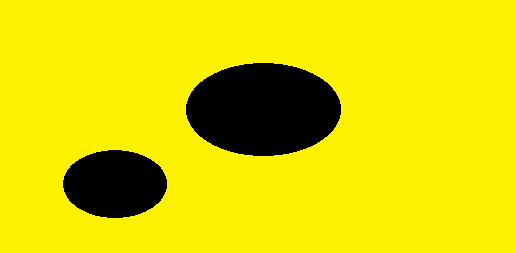
#> input picture Ellipse-Detection/original.png, 516 x 253 px
$ python EllipseDetection.py   (Python 2 division)
#> lines starting #> are read from the running program, lines starting #| are printed output that depends on the picture; after the words box and inside, x2 and y2 are one past the last pixel; in counts of white or black regions, pixels touching at a corner belong together
### Ellipse-Detection/beproT1.py
####################################################
#En esta rutina se tiene como salida una imagen
#en escala de grises.
# [38 lines left out: function gris, not called in this run]
##########################################################################
def gris2(img):
    h, w, d = img.shape
    for h1 in xrange(0,h,1):
        for w1 in xrange(0,w,1):
            #El promedio es asignado al pixel y se aloja en un canal
            img[h1, w1,0]=sum(img[h1, w1])//3
     #Se tiene una imagen de salida en escala de grises
    imagen=img[:,:,0]
    return imagen
##########################################################################
#A partir de una imagen en escala de grises, se aplica un filtro gaussiano,
#esto para eliminar posible ruido en la imagen.
def gauss(img2):
    h, w = img2.shape
    for h1 in xrange(0,h,1):
        for w1 in xrange(0,w,1):
            #se establece una regla para evitar
            #conflictos con coordenadas fuera del rango
            if w1==w-1:
                w2=w1
                a=0
            else:
                w2=w1+1
                a=1
            if h1==h-1:
                h2=h1
                b=0
            else:
                h2=h1+1
                b=1
            if w1>=w-2:
                w3=w1
                c=0
            else:
                w3=w1+2
                c=1
            if h1>=h-2:
                h3=h1
                d=0
            else:
                h3=h1+2
                d=1
            #se aplica el flitro gausiano, que es una mascara de dimencion 3x3
            sum1=1*img2[h1, w1].tolist()+2*img2[h1, w2].tolist()*a+1*img2[h1, w3].tolist()*c
            sum2=2*img2[h2, w1].tolist()*b+4*img2[h2, w2].tolist()*b*a+2*img2[h2, w3].tolist()*b*c
            sum3=1*img2[h3, w1].tolist()*d+2*img2[h3, w2].tolist()*d*a+1*img2[h3, w3].tolist()*d*c
            suma=(1./16)*(sum1+sum3+sum3)
            img2[h1, w1]=suma
    return img2

### Ellipse-Detection/bordesT1.py
#################################################################
#En este apartado se calcula las magnitudes de los gradientes
# a tra vez de las tecnicas denomiadas gradiente diferencial (DG)
#las cuales requeiren mas operaciones, pero son mas precisas.

import cv2
import numpy as np
import math

def prewitt(img2):
    h, w = img2.shape
    m=np.empty((h, w))
    ang=np.empty((h,w))
    gx=np.empty((h,w))
    gy=np.empty((h,w))
    datos=[]
    datosx=[]
    datosy=[]

    for h1 in xrange(0,h,1):
        for w1 in xrange(0,w,1):
            #se establece una regla para evitar conflictos
            #con coordenadas fuera del rango
            if w1==w-1:
                w2=w1
                a=0
            else:
                w2=w1+1
                a=1
            if h1==h-1:
                h2=h1
                b=0
            else:
                h2=h1+1
                b=1
            if w1>=w-2:
                w3=w1
                c=0
            else:
                w3=w1+2
                c=1
            if h1>=h-2:
                h3=h1
                d=0
            else:
                h3=h1+2
                d=1
            # se aplica la mascara de deteccion de borde Prewitt paea la commponente
            #horizontal
            con1x=-1*img2[h1, w1].tolist()+0*img2[h1, w2].tolist()*a+1*img2[h1, w3].tolist()*c
            con2x=-1*img2[h2, w1].tolist()*b+0*img2[h2, w2].tolist()*b*a+1*img2[h2, w3].tolist()*b*c
            con3x=-1*img2[h3, w1].tolist()*d+0*img2[h3, w2].tolist()*d*a+1*img2[h3, w3].tolist()*d*c
            convx=con1x+con2x+con3x
            gx[h1,w1]=convx
            # se aplica la mascara de deteccion de borde Prewitt paea la commponente
            #vertical
            con1y=1*img2[h1, w1].tolist()+1*img2[h1, w2].tolist()*a+1*img2[h1, w3].tolist()*c
            con2y=0*img2[h2, w1].tolist()*b+0*img2[h2, w2].tolist()*b*a+0*img2[h2, w3].tolist()*b*c
            con3y=-1*img2[h3, w1].tolist()*d-1*img2[h3, w2].tolist()*d*a-1*img2[h3, w3].tolist()*d*c
            convy=con1y+con2y+con3y
            gy[h1,w1]=convy
            if convx > 0 and convy == 0:
                theta = 0
            elif convx < 0 and convy == 0:
                theta = 180
            if convx == 0 and convy > 0:
                theta = 90
            elif convx == 0 and convy < 0:
                theta = 270
            else:
                theta = int(math.degrees(math.atan2(convy,convx)))
            #para reducir coste, se obtiene la magnitud del gradiente
            #a travez de una aproximacion.
            g=abs(convx)+abs(convy)
            #Se asignan los valores de la magnitud a la matriz m
            m[h1,w1]=g
            ang[h1,w1]=theta
            #y se genera un espacio muestral, el cual servira
            #para generar un histograma con las magnitudes de gradiente
            datos.append(g)

    return m, ang, datos, gx, gy
#####################################################################
#Dado el valor del umbral a partir de la informacion del histograma,
# se clasifican los pixeles que corresponden a los bordes con el valor 255
def borde(m,umb,img2):
    h, w = m.shape
    for h1 in xrange(0,h,1):
        for w1 in xrange(0,w,1):
            if m[h1,w1]<umb:
                img2[h1,w1]=0
            else:
                img2[h1,w1]=255
    return img2

### Ellipse-Detection/SubrutinasT2.py
#A color randomly generated through the linear congruential method,
#whose input values are the initial value of the sequence and the
#maximum bounding of the series.
import cv2
import numpy as np
def color(xo):
    B=(4*xo+10)%255
    G=(4*B+10)%255
    R=(4*G+10)%255
    return B,G,R

#Through a DFS a set of pixels is defined
def bfs(bina,h1,w1):
    h, w = bina.shape
    bandera=254
    n=0
    q=[]
    visitados=[]
    frecuencias=dict()
    q.append((h1,w1))
    original=bina[(h1,w1)]
    while len(q) > 0:
        (h1, w1) = q.pop(0)
        actual = bina[h1, w1]
        if actual == original or actual == bandera:
            for dx in [-1, 0, 1]:
                for dy in [-1, 0, 1]:
                    i, j = (h1 + dx, w1 + dy)
                    if i >= 0 and i < h and j >= 0 and j < w:
                        contenido = bina[i, j]
                        if contenido == original:
                            bina[i, j]=bandera
                            visitados.append((i,j))
                            n += 1
                            q.append((i, j))
    return visitados, n
#Determines a bounding box
def box(visitados):
    h=[]
    w=[]
    box=[]
    for i in visitados:
        h.append(i[0])
        w.append(i[1])
    Mh=max(h)
    mh=min(h)
    Mw=max(w)
    mw=min(w)
    for i in range(mw, Mw):
        box.append((mh,i))
    for i in range(mh,Mh+1):
        box.append((i,Mw))
    for i in range(mh+1,Mh):
        box.append((i,mw))
    for i in range(mw,Mw):
        box.append((Mh,i))
    Bmx=mw+int((Mw-mw)/2)
    Bmy=mh+int((Mh-mh)/2)
    return box,Bmx,Bmy

#A correction of an strange object produced in the preprocessing
def corrige(bina,h,w):
    c=0
    cw=1
    ch=1
    while (c==0):
        if bina[0,w-cw]==255:
            cw+=1
        else:
            c=1
    c=0
    while (c==0):
        if bina[h-ch,0]==255:
            ch+=1
        else:
            c=1
    return ch-1,cw-1

#Calculation of the center of mass
# [9 lines left out: function centroide, not called in this run]


### Ellipse-Detection/SubrutinasT3.py
#The predominant angle is detected
# [17 lines left out: function Angulo, not called in this run]

#from the Hough transform, the linear regressor is calculated
#for each line detected
def line(h,w,py,px,angulo):
    import math
    x=1
    y=1
    r=0
    a=0
    b=0
    pt=[]
    while a<2:
        if b==0:
            th=angulo
        else:
            th=angulo-180
        if y >= 1 and y < h-1 and x >= 1 and x < w-1:
            x=int(round(px-r*math.cos(math.radians(th))))
            y=int(round(py+r*math.sin(math.radians(th))))
            r-=1
            pt.append((y,x))
        else:
            x=1
            y=1
            r=0
            b=1
            a+=1

    return pt

#The bounding box and additional parameters are calculated
# [24 lines left out: function box2, not called in this run]

### Ellipse-Detection/EllipseDetection.py
from beproT1 import *          #Edge Detection
from bordesT1 import *         #Edge Detection
from SubrutinasT2 import *     #Shape Detection
from SubrutinasT3 import *     #Line Detection
import math

#Read RGB image
img=cv2.imread('original.png',1)
#> img is the input picture: shape (253, 516, 3); mean B, G, R 0, 210.7, 222.1
out=cv2.imread('original.png',1)

#gray scale.
img2=gris2(img)
#> after the loop in gris2, `for h1 in xrange(0,h,1):`:
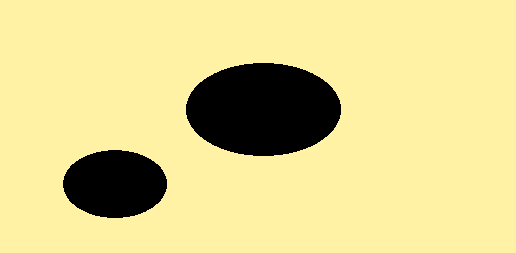
#> img: shape (253, 516, 3); mean B, G, R 143.7, 210.7, 222.1
#> in gris2, `imagen=img[:,:,0]`:
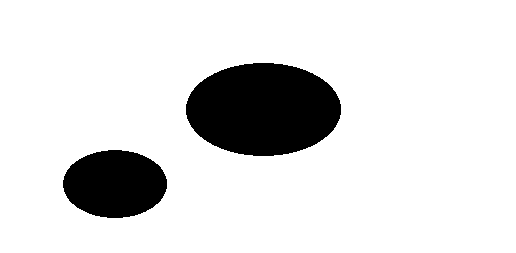
#> imagen: shape (253, 516); values 0 (black) and 165 (white), 87.1% white; 2 black regions, box (x1, y1, x2, y2) and area: (186, 63, 341, 156) 11329, (63, 150, 167, 218) 5539
#gaus filter.
img3=gauss(img2)
#Gradient is calculated for each pixel.
m, ang, datos, gx, gy=prewitt(img3)
#> after the loop in prewitt, `for h1 in xrange(0,h,1):`:
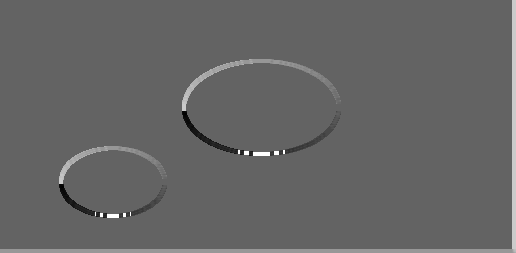
#> ang: shape (253, 516) float64; min -173, max 270, mean 3.4; drawn with min black and max white
#> after the loop in prewitt, `for h1 in xrange(0,h,1):`:
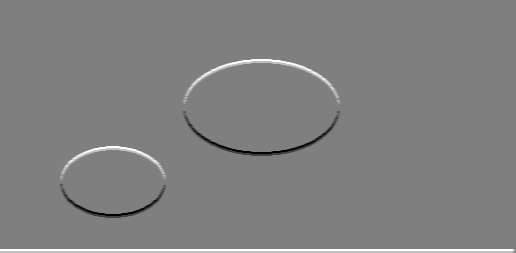
#> gy: shape (253, 516) float64; min -246, max 246, mean 2.9; drawn with min black and max white
#> after the loop in prewitt, `for h1 in xrange(0,h,1):`: datos = 130548 items
#> datos = 130548 items
#ima2: binarized image of dimension h, w
ima2=borde(m,50,img3)
#> after the loop in borde, `for h1 in xrange(0,h,1):`:
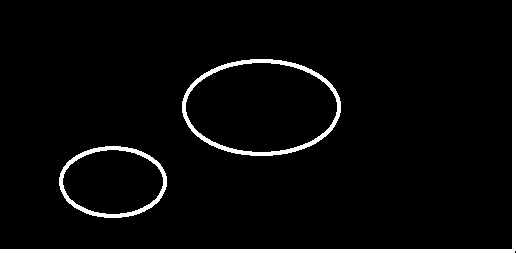
#> img2: shape (253, 516); 4.5% white; 3 white regions, box (x1, y1, x2, y2) and area: (0, 0, 516, 253) 3058, (182, 59, 341, 156) 1690, (59, 146, 167, 218) 1166
#ang:  Matrix of dimension h, w, that
#      has angles of gradient of each pixel

h, w = ima2.shape
#> h = 253; w = 516
h1=0
w1=0
ch,cw=corrige(ima2,h,w)
#> after the loop in corrige, `while (c==0):`: cw = 5
#> ch = 4; cw = 4
c=0
paso=4
umbral=0.38 # para promedios
umbral2=120 # para identificar circulos

while (h1<h-ch):
    while (w1<w-cw):
        if ima2[h1,w1] == 255:
            c+=1
            votos=dict()
            visitados=[]
            visitados2=[]
            j=0
            aux=0
            visitados, n=bfs(ima2,h1,w1)
            Bbox,Bmx,Bmy =box(visitados)
            visitados2, Area_Pixeles=bfs(ima2,Bmy,Bmx)
            pr=round(float(Area_Pixeles)/float(w*h)*100,2)
            votos[(Bmy,Bmx)]=1
            B, G, R=color(c+70)
            mbox=min(Bbox)

            while j+paso<len(visitados):
                i1=visitados[j+paso]
                i2=visitados[j]
                angulo1=ang[i1]
                angulo2=ang[i2]
                pt1=[]
                pt2=[]
                pt1=line(h,w,i1[0],i1[1],angulo1+90)
                pt2=line(h,w,i2[0],i2[1],angulo2+90)

                x1,x2,x4,x3=max(pt1)[1],min(pt1)[1],max(pt2)[1],min(pt2)[1]
                y1,y2,y4,y3=max(pt1)[0],min(pt1)[0],max(pt2)[0],min(pt2)[0]

                den=(x1-x2)*(y3-y4)-(y1-y2)*(x3-x4)
                if den!=0:
                    numx = (x1*y2-y1*x2)*(x3-x4)-(x1-x2)*(x3*y4-y3*x4)
                    numy = (x1*y2-y1*x2)*(y3-y4)-(y1-y2)*(x3*y4-y3*x4)
                    T=(numy/den,numx/den)
                    if T[0] >= 1 and T[0]< h-1 and T[1] >= 1 and T[1] < w-1:
                        My=int(round(float(i2[0]+i1[0])/2))
                        Mx=int(round(float(i2[1]+i1[1])/2))
                        M=(My,Mx)
                        #if M not in visitados2:
                        X1,X2,Y1,Y2=M[1],T[1],M[0],T[0]
                        if X2-X1==0:
                            th=3.1416/2
                        elif Y2-Y1==0:
                            th=0
                        else:
                            pendiente=float(Y2-Y1)/float(X2-X1)
                            th=int(math.degrees(math.atan2(Y2-Y1,X2-X1)))
                        Lines = line(h,w,T[0],T[1],th)
                        for i in Lines:
                            if i not in votos:
                                votos[i]=1
                            else:
                                votos[i]+=1
                j+=paso
            while aux==0:
                v=list(votos.values())
                k=list(votos.keys())
                a=v.index(max(v))
                center=k[a]
                if center not in visitados2:
                    del votos[center]
                else:
                    aux=1

            dist=[]
            for i in visitados2:
                out[i]=[B,G,R]
            for i in visitados:
                d=int(math.sqrt((Bmy-i[0])**2+(Bmx-i[1])**2))
                dist.append(d)
            for a in range(-4,5):
                for b in range(-4,5):
                    out[(center[0]+a,center[1]+b)]=[0,0,255]
            for angulo in xrange(0,720):
                if angulo<360:
                    a=max(dist)
                    b=min(dist)
                elif angulo>360:
                    a=max(dist)+1
                    b=min(dist)+1
                y=int(round(center[0]+b*math.sin(math.radians(angulo))))
                x=int(round(center[1]-a*math.cos(math.radians(angulo))))
                out[y,x]=[0,0,255]

            cv2.putText(out,"e %d: X^2/%d + Y^2/%d+ = 1" %(c,max(dist),min(dist)), (center[1]-10,center[0]-6), cv2.FONT_HERSHEY_COMPLEX_SMALL, 0.6, (255,0,0))


        w1=w1+1
    w1=0
    h1=h1+1
#> this loop made 249 passes
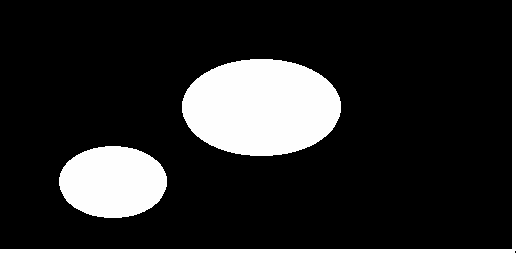
#> ima2: shape (253, 516); 14.03% of pixels changed, all inside (x1, y1, x2, y2) = (59, 59, 341, 218)
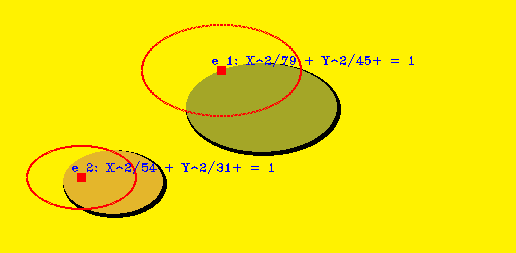
#> out: shape (253, 516, 3); mean B, G, R 6, 227.4, 242.7


print "%d elipses detectadas" %c
#| 2 elipses detectadas
cv2.imshow('Ellipse Detection',out)
cv2.imwrite('Output.jpg',out)
cv2.imwrite('Input.jpg',ima2)
cv2.waitKey(0) & 0xFF
cv2.destroyAllWindows()
